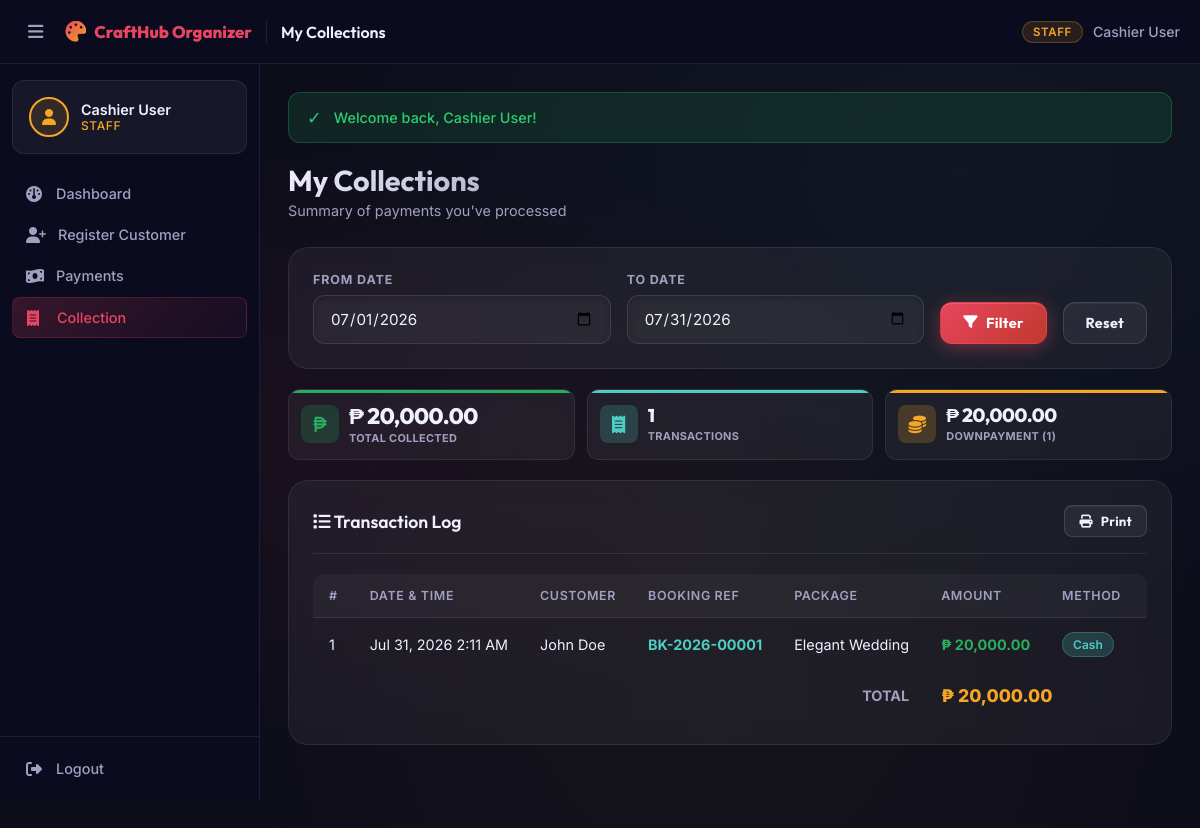
Page /staff/collection.php (signed in) on the committed database.
### tables this page shows
CREATE TABLE IF NOT EXISTS payments (
    payment_id INT AUTO_INCREMENT PRIMARY KEY,
    booking_id INT NOT NULL,
    cashier_id INT NOT NULL,
    amount_paid DECIMAL(10,2) NOT NULL,
    payment_type ENUM('downpayment','full','balance') NOT NULL DEFAULT 'full',
    payment_method VARCHAR(50) DEFAULT 'cash',
    reference_no VARCHAR(100),
    or_number VARCHAR(50) UNIQUE NOT NULL,
    notes TEXT,
    payment_date TIMESTAMP DEFAULT CURRENT_TIMESTAMP,
    FOREIGN KEY (booking_id) REFERENCES bookings(booking_id) ON DELETE CASCADE,
    FOREIGN KEY (cashier_id) REFERENCES users(user_id) ON DELETE CASCADE
);

CREATE TABLE IF NOT EXISTS users (
    user_id INT AUTO_INCREMENT PRIMARY KEY,
    name VARCHAR(100) NOT NULL,
    email VARCHAR(100) UNIQUE NOT NULL,
    password VARCHAR(255) NOT NULL,
    contact_no VARCHAR(20),
    address TEXT,
    ip_address VARCHAR(45) NULL,                            
    role ENUM('customer','staff','cashier','admin') DEFAULT 'customer',
    security_question VARCHAR(255),
    security_answer_hash VARCHAR(255),
    status ENUM('active','inactive') DEFAULT 'active',
    created_at TIMESTAMP DEFAULT CURRENT_TIMESTAMP
);

CREATE TABLE IF NOT EXISTS packages (
    package_id INT AUTO_INCREMENT PRIMARY KEY,
    package_name VARCHAR(100) NOT NULL,
    event_type ENUM('Wedding','Birthday','Debut','Christening') NOT NULL,
    base_price DECIMAL(10,2) NOT NULL,
    max_slots INT NOT NULL DEFAULT 5,                       
    description TEXT,
    status ENUM('active','inactive') DEFAULT 'active'
);

### staff/collection.php (the view, shortened to what this page needs)
<?php
require_once __DIR__ . '/../includes/header.php';
$staffMember = getCurrentUser();
$db          = getDB();
$dateFrom = sanitize($_GET['from'] ?? date('Y-m-01'));
$dateTo   = sanitize($_GET['to']   ?? date('Y-m-d'));
$userId = $staffMember['user_id'] ?? $staffMember['id'];
$stmt = $db->prepare("
    SELECT py.*, py.payment_id AS id, b.total_amount AS booking_total,
           u.name AS customer_name, p.package_name AS package_name
    FROM payments py
    JOIN bookings b ON py.booking_id = b.booking_id
    JOIN users u ON b.customer_id = u.user_id
    JOIN packages p ON b.package_id = p.package_id
    WHERE py.cashier_id = ?
      AND DATE(py.payment_date) BETWEEN ? AND ?
    ORDER BY py.payment_date DESC
");
$stmt->execute([$userId, $dateFrom, $dateTo]);
$payments = $stmt->fetchAll();
$totalStmt = $db->prepare("SELECT COALESCE(SUM(amount_paid),0) FROM payments WHERE cashier_id = ? AND DATE(payment_date) BETWEEN ? AND ?");
$totalStmt->execute([$userId, $dateFrom, $dateTo]);
$totalCollected = $totalStmt->fetchColumn();
$methodStmt = $db->prepare("SELECT payment_type AS payment_method, SUM(amount_paid) AS total, COUNT(*) AS count FROM payments WHERE cashier_id = ? AND DATE(payment_date) BETWEEN ? AND ? GROUP BY payment_type");
$methodStmt->execute([$userId, $dateFrom, $dateTo]);
$methodBreakdown = $methodStmt->fetchAll();
?>
<?php require_once __DIR__ . '/../includes/navbar.php'; ?>
<div class="page-header">
    <div>
        <h1>My Collections</h1>
        <p>Summary of payments you've processed</p>
    </div>
</div>
<div class="card" style="margin-bottom:20px;">
    <form method="GET" action="" style="display:flex;gap:16px;align-items:flex-end;flex-wrap:wrap;">
        <div class="form-group" style="margin:0;flex:1;min-width:150px;">
            <label class="form-label">From Date</label>
            <input type="date" name="from" class="form-control" value="<?= $dateFrom ?>">
        </div>
        <div class="form-group" style="margin:0;flex:1;min-width:150px;">
            <label class="form-label">To Date</label>
            <input type="date" name="to" class="form-control" value="<?= $dateTo ?>">
        </div>
        <button type="submit" class="btn btn-primary">
            <i class="fa-solid fa-filter"></i> Filter
        </button>
        <a href="?" class="btn btn-secondary">Reset</a>
    </form>
</div>
<div class="stats-grid" style="margin-bottom:20px;">
    <div class="stat-card" style="--stat-color:#27ae60;">
        <div class="stat-icon" style="background:rgba(39,174,96,0.2);color:#27ae60;"><i class="fa-solid fa-peso-sign"></i></div>
        <div class="stat-info">
            <div class="stat-value" style="font-size:1.4rem;"><?= formatCurrency($totalCollected) ?></div>
            <div class="stat-label">Total Collected</div>
        </div>
    </div>
    <div class="stat-card" style="--stat-color:#4ecdc4;">
        <div class="stat-icon" style="background:rgba(78,205,196,0.2);color:#4ecdc4;"><i class="fa-solid fa-receipt"></i></div>
        <div class="stat-info">
            <div class="stat-value"><?= count($payments) ?></div>
            <div class="stat-label">Transactions</div>
        </div>
    </div>
    <?php foreach ($methodBreakdown as $mb): ?>
    <div class="stat-card" style="--stat-color:#f5a623;">
        <div class="stat-icon" style="background:rgba(245,166,35,0.2);color:#f5a623;"><i class="fa-solid fa-coins"></i></div>
        <div class="stat-info">
            <div class="stat-value" style="font-size:1.2rem;"><?= formatCurrency($mb['total']) ?></div>
            <div class="stat-label"><?= ucwords(str_replace('_',' ', $mb['payment_method'] ?? 'cash')) ?> (<?= $mb['count'] ?>)</div>
        </div>
    </div>
    <?php endforeach; ?>
</div>
<div class="card">
    <div class="card-header">
        <h2 class="card-title"><i class="fa-solid fa-list"></i> Transaction Log</h2>
        <button class="btn btn-secondary btn-sm" data-print>
            <i class="fa-solid fa-print"></i> Print
        </button>
    </div>
    <?php if (empty($payments)): ?>
        <div class="empty-state">
            <i class="fa-solid fa-coins"></i>
            <h3>No Collections</h3>
            <p>No payments found for the selected date range.</p>
        </div>
    <?php else: ?>
        <div class="table-wrapper">
            <table class="table">
                <thead>
                    <tr>
                        <th>#</th>
                        <th>Date &amp; Time</th>
                        <th>Customer</th>
                        <th>Booking Ref</th>
                        <th>Package</th>
                        <th>Amount</th>
                        <th>Method</th>
                        <th>Reference No.</th>
                    </tr>
                </thead>
                <tbody>
                    <?php foreach ($payments as $i => $py): ?>
                    <tr>
                        <td><?= $i + 1 ?></td>
                        <td><?= formatDateTime($py['payment_date']) ?></td>
                        <td><?= htmlspecialchars($py['customer_name']) ?></td>
                        <td><strong style="color:var(--accent-teal);"><?= htmlspecialchars(getBookingRef($py)) ?></strong></td>
                        <td><?= htmlspecialchars($py['package_name']) ?></td>
                        <td><strong style="color:#27ae60;"><?= formatCurrency($py['amount_paid']) ?></strong></td>
                        <td><span class="badge badge-info"><?= ucwords(str_replace('_',' ', $py['payment_method'] ?? 'cash')) ?></span></td>
                        <td><?= htmlspecialchars($py['reference_no'] ?? '—') ?></td>
                    </tr>
                    <?php endforeach; ?>
                </tbody>
                <tfoot>
                    <tr>
                        <td colspan="5" style="text-align:right;font-weight:700;color:var(--text-secondary);padding:14px 16px;">TOTAL</td>
                        <td colspan="3" style="font-weight:800;color:var(--accent-gold);font-size:1.1rem;padding:14px 16px;"><?= formatCurrency($totalCollected) ?></td>
                    </tr>
                </tfoot>
            </table>
        </div>
    <?php endif; ?>
</div>
<?php require_once __DIR__ . '/../includes/footer.php'; ?>

### rows in the picture
payments: payment_date "Jul 31, 2026 2:11 AM", users.name "John Doe", booking "BK-2026-00001", packages.package_name "Elegant Wedding", amount_paid "₱ 20,000.00", payment_method "Cash"

### other values in the picture
$_SESSION['user_name'] "Cashier User"
$roleLabel "STAFF"
$link['label'] "Dashboard"
$link['label'] "Register Customer"
$link['label'] "Payments"
$link['label'] "Collection"
APP_NAME "CraftHub Organizer"
explode(' | ', $pageTitle)[0] "My Collections"
$icon "✓"
$message "Welcome back, Cashier User!"
formatCurrency($totalCollected) "₱ 20,000.00"
count($payments) "1"
formatCurrency($mb['total']) "₱ 20,000.00"
str_replace('_',' ', $mb['payment_method'] ?? 'cash') "DOWNPAYMENT"
$mb['count'] "1"
